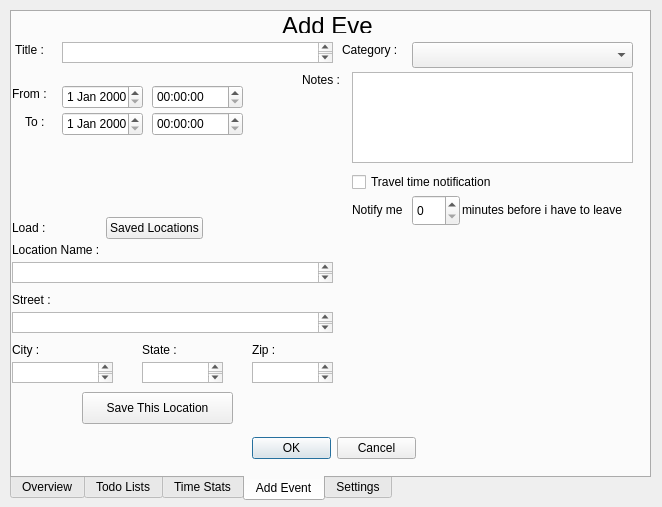
<?xml version="1.0" encoding="UTF-8"?>
<ui version="4.0">
 <class>mainWindowTabbed</class>
 <widget class="QDialog" name="mainWindowTabbed">
  <property name="geometry">
   <rect>
    <x>0</x>
    <y>0</y>
    <width>662</width>
    <height>507</height>
   </rect>
  </property>
  <property name="windowTitle">
   <string>Dialog</string>
  </property>
  <widget class="QTabWidget" name="tabWidget">
   <property name="geometry">
    <rect>
     <x>10</x>
     <y>10</y>
     <width>641</width>
     <height>491</height>
    </rect>
   </property>
   <property name="autoFillBackground">
    <bool>false</bool>
   </property>
   <property name="tabPosition">
    <enum>QTabWidget::South</enum>
   </property>
   <property name="tabShape">
    <enum>QTabWidget::Rounded</enum>
   </property>
   <property name="currentIndex">
    <number>3</number>
   </property>
   <property name="iconSize">
    <size>
     <width>16</width>
     <height>16</height>
    </size>
   </property>
   <property name="elideMode">
    <enum>Qt::ElideLeft</enum>
   </property>
   <property name="usesScrollButtons">
    <bool>false</bool>
   </property>
   <property name="documentMode">
    <bool>false</bool>
   </property>
   <property name="tabsClosable">
    <bool>false</bool>
   </property>
   <property name="movable">
    <bool>true</bool>
   </property>
   <property name="tabBarAutoHide">
    <bool>true</bool>
   </property>
   <widget class="QWidget" name="OverViewTab">
    <attribute name="title">
     <string>Overview</string>
    </attribute>
    <widget class="QCalendarWidget" name="calendarWidget">
     <property name="geometry">
      <rect>
       <x>0</x>
       <y>0</y>
       <width>631</width>
       <height>461</height>
      </rect>
     </property>
    </widget>
   </widget>
   <widget class="QWidget" name="TodoListsTab">
    <attribute name="title">
     <string>Todo Lists</string>
    </attribute>
    <widget class="QLabel" name="TodoList_PageTitile">
     <property name="geometry">
      <rect>
       <x>90</x>
       <y>0</y>
       <width>437</width>
       <height>22</height>
      </rect>
     </property>
     <property name="text">
      <string>&lt;html&gt;&lt;head/&gt;&lt;body&gt;&lt;p align=&quot;center&quot;&gt;&lt;span style=&quot; font-size:18pt;&quot;&gt;Todo Lists&lt;/span&gt;&lt;/p&gt;&lt;/body&gt;&lt;/html&gt;</string>
     </property>
    </widget>
    <widget class="QTabWidget" name="SelectTodoListTab">
     <property name="geometry">
      <rect>
       <x>0</x>
       <y>20</y>
       <width>431</width>
       <height>411</height>
      </rect>
     </property>
     <property name="currentIndex">
      <number>0</number>
     </property>
     <widget class="QWidget" name="DayTodoList">
      <attribute name="title">
       <string>Day</string>
      </attribute>
      <widget class="QListWidget" name="Day_TodoListViewWindow">
       <property name="geometry">
        <rect>
         <x>20</x>
         <y>12</y>
         <width>391</width>
         <height>331</height>
        </rect>
       </property>
      </widget>
      <widget class="QPushButton" name="Day_DeleteTaskButton">
       <property name="geometry">
        <rect>
         <x>20</x>
         <y>350</y>
         <width>161</width>
         <height>32</height>
        </rect>
       </property>
       <property name="text">
        <string>Delete selected task</string>
       </property>
      </widget>
      <widget class="QPushButton" name="Day_AddTaskButton">
       <property name="geometry">
        <rect>
         <x>320</x>
         <y>350</y>
         <width>91</width>
         <height>32</height>
        </rect>
       </property>
       <property name="text">
        <string>Add task</string>
       </property>
      </widget>
      <widget class="QPushButton" name="Day_UpdateTaskButton">
       <property name="geometry">
        <rect>
         <x>170</x>
         <y>350</y>
         <width>161</width>
         <height>32</height>
        </rect>
       </property>
       <property name="text">
        <string>Update selected task</string>
       </property>
      </widget>
     </widget>
     <widget class="QWidget" name="WeekTodoList">
      <attribute name="title">
       <string>Week</string>
      </attribute>
      <widget class="QPushButton" name="Week_UpdateTask">
       <property name="geometry">
        <rect>
         <x>170</x>
         <y>350</y>
         <width>161</width>
         <height>32</height>
        </rect>
       </property>
       <property name="text">
        <string>Update selected task</string>
       </property>
      </widget>
      <widget class="QListWidget" name="Week_TodoListViewWindow">
       <property name="geometry">
        <rect>
         <x>20</x>
         <y>12</y>
         <width>391</width>
         <height>331</height>
        </rect>
       </property>
      </widget>
      <widget class="QPushButton" name="Week_AddTask">
       <property name="geometry">
        <rect>
         <x>320</x>
         <y>350</y>
         <width>91</width>
         <height>32</height>
        </rect>
       </property>
       <property name="text">
        <string>Add task</string>
       </property>
      </widget>
      <widget class="QPushButton" name="Week_DeleteTask">
       <property name="geometry">
        <rect>
         <x>20</x>
         <y>350</y>
         <width>161</width>
         <height>32</height>
        </rect>
       </property>
       <property name="text">
        <string>Delete selected task</string>
       </property>
      </widget>
     </widget>
     <widget class="QWidget" name="MonthTodoList">
      <attribute name="title">
       <string>Month</string>
      </attribute>
      <widget class="QPushButton" name="Month_UpdateTask">
       <property name="geometry">
        <rect>
         <x>170</x>
         <y>350</y>
         <width>161</width>
         <height>32</height>
        </rect>
       </property>
       <property name="text">
        <string>Update selected task</string>
       </property>
      </widget>
      <widget class="QListWidget" name="Month_TodoListViewWindow">
       <property name="geometry">
        <rect>
         <x>20</x>
         <y>12</y>
         <width>391</width>
         <height>331</height>
        </rect>
       </property>
      </widget>
      <widget class="QPushButton" name="Month_AddTask">
       <property name="geometry">
        <rect>
         <x>320</x>
         <y>350</y>
         <width>91</width>
         <height>32</height>
        </rect>
       </property>
       <property name="text">
        <string>Add task</string>
       </property>
      </widget>
      <widget class="QPushButton" name="Month_DeleteTask">
       <property name="geometry">
        <rect>
         <x>20</x>
         <y>350</y>
         <width>161</width>
         <height>32</height>
        </rect>
       </property>
       <property name="text">
        <string>Delete selected task</string>
       </property>
      </widget>
     </widget>
    </widget>
    <widget class="QDialogButtonBox" name="TodoListAcceptDeclineButtons">
     <property name="geometry">
      <rect>
       <x>230</x>
       <y>430</y>
       <width>171</width>
       <height>32</height>
      </rect>
     </property>
     <property name="standardButtons">
      <set>QDialogButtonBox::Cancel|QDialogButtonBox::Ok</set>
     </property>
    </widget>
    <widget class="QLabel" name="TodoListJumpToDateLabel">
     <property name="geometry">
      <rect>
       <x>450</x>
       <y>30</y>
       <width>60</width>
       <height>16</height>
      </rect>
     </property>
     <property name="text">
      <string>Jump to :</string>
     </property>
    </widget>
    <widget class="QDateEdit" name="TodoListJumpToDateSelector">
     <property name="geometry">
      <rect>
       <x>510</x>
       <y>30</y>
       <width>110</width>
       <height>24</height>
      </rect>
     </property>
    </widget>
   </widget>
   <widget class="QWidget" name="TimeStatsTab">
    <attribute name="title">
     <string>Time Stats</string>
    </attribute>
   </widget>
   <widget class="QWidget" name="AddEventTab">
    <attribute name="title">
     <string>Add Event</string>
    </attribute>
    <widget class="QSpinBox" name="AddEvent_SelectorNotifyMeTime">
     <property name="geometry">
      <rect>
       <x>400</x>
       <y>183</y>
       <width>48</width>
       <height>31</height>
      </rect>
     </property>
    </widget>
    <widget class="QDateEdit" name="AddEvent_FromDateSelector">
     <property name="geometry">
      <rect>
       <x>50</x>
       <y>73</y>
       <width>81</width>
       <height>24</height>
      </rect>
     </property>
    </widget>
    <widget class="QLabel" name="AddEvent_CategoryLabel">
     <property name="geometry">
      <rect>
       <x>330</x>
       <y>30</y>
       <width>71</width>
       <height>16</height>
      </rect>
     </property>
     <property name="text">
      <string>Category :</string>
     </property>
    </widget>
    <widget class="QComboBox" name="AddEvent_CategorySelector">
     <property name="geometry">
      <rect>
       <x>400</x>
       <y>30</y>
       <width>221</width>
       <height>26</height>
      </rect>
     </property>
    </widget>
    <widget class="QTimeEdit" name="AddEvent_ToTimeSelector">
     <property name="geometry">
      <rect>
       <x>140</x>
       <y>100</y>
       <width>91</width>
       <height>24</height>
      </rect>
     </property>
    </widget>
    <widget class="QLabel" name="AddEvent_CityLabel">
     <property name="geometry">
      <rect>
       <x>0</x>
       <y>330</y>
       <width>60</width>
       <height>16</height>
      </rect>
     </property>
     <property name="text">
      <string>City :</string>
     </property>
    </widget>
    <widget class="QTextEdit" name="AddEvent_NoteTextSection">
     <property name="geometry">
      <rect>
       <x>340</x>
       <y>60</y>
       <width>281</width>
       <height>91</height>
      </rect>
     </property>
    </widget>
    <widget class="QLabel" name="AddEvent_NotifyMeLabelPt2">
     <property name="geometry">
      <rect>
       <x>450</x>
       <y>190</y>
       <width>191</width>
       <height>16</height>
      </rect>
     </property>
     <property name="text">
      <string>minutes before i have to leave</string>
     </property>
    </widget>
    <widget class="QTimeEdit" name="AddEvent_FromTimeSelector">
     <property name="geometry">
      <rect>
       <x>140</x>
       <y>73</y>
       <width>91</width>
       <height>24</height>
      </rect>
     </property>
    </widget>
    <widget class="QWidget" name="layoutWidget">
     <property name="geometry">
      <rect>
       <x>0</x>
       <y>70</y>
       <width>43</width>
       <height>51</height>
      </rect>
     </property>
     <layout class="QVBoxLayout" name="AddEvent_FromToDateLabels">
      <item>
       <widget class="QLabel" name="AddEvent_FromDateTimeLabel">
        <property name="text">
         <string>From :</string>
        </property>
       </widget>
      </item>
      <item>
       <widget class="QLabel" name="AddEvent_ToDateTimeLabel">
        <property name="text">
         <string>    To :</string>
        </property>
       </widget>
      </item>
     </layout>
    </widget>
    <widget class="QDialogButtonBox" name="AddEvent_AcceptDeclineButton">
     <property name="geometry">
      <rect>
       <x>240</x>
       <y>420</y>
       <width>164</width>
       <height>32</height>
      </rect>
     </property>
     <property name="standardButtons">
      <set>QDialogButtonBox::Cancel|QDialogButtonBox::Ok</set>
     </property>
    </widget>
    <widget class="QTextEdit" name="AddEvent_StateTextSection">
     <property name="geometry">
      <rect>
       <x>130</x>
       <y>350</y>
       <width>81</width>
       <height>21</height>
      </rect>
     </property>
    </widget>
    <widget class="QTextEdit" name="AddEvent_StreetNameTextSection">
     <property name="geometry">
      <rect>
       <x>0</x>
       <y>300</y>
       <width>321</width>
       <height>21</height>
      </rect>
     </property>
    </widget>
    <widget class="QLabel" name="AddEvent_Title">
     <property name="geometry">
      <rect>
       <x>270</x>
       <y>0</y>
       <width>91</width>
       <height>21</height>
      </rect>
     </property>
     <property name="text">
      <string>&lt;html&gt;&lt;head/&gt;&lt;body&gt;&lt;p&gt;&lt;span style=&quot; font-size:18pt;&quot;&gt;Add Event&lt;/span&gt;&lt;/p&gt;&lt;/body&gt;&lt;/html&gt;</string>
     </property>
    </widget>
    <widget class="QLabel" name="AddEvent_TitleLabel">
     <property name="geometry">
      <rect>
       <x>0</x>
       <y>30</y>
       <width>60</width>
       <height>16</height>
      </rect>
     </property>
     <property name="text">
      <string> Title :</string>
     </property>
    </widget>
    <widget class="QCheckBox" name="AddEvent_TravelTimeNotification">
     <property name="geometry">
      <rect>
       <x>340</x>
       <y>160</y>
       <width>161</width>
       <height>20</height>
      </rect>
     </property>
     <property name="text">
      <string>Travel time notification</string>
     </property>
    </widget>
    <widget class="QTextEdit" name="AddEvent_LocationNameTextSection">
     <property name="geometry">
      <rect>
       <x>0</x>
       <y>250</y>
       <width>321</width>
       <height>21</height>
      </rect>
     </property>
    </widget>
    <widget class="QLabel" name="AddEvent_LocationNameLabel">
     <property name="geometry">
      <rect>
       <x>0</x>
       <y>230</y>
       <width>101</width>
       <height>16</height>
      </rect>
     </property>
     <property name="text">
      <string>Location Name :</string>
     </property>
    </widget>
    <widget class="QLabel" name="AddEvent_NotifyMeLabelPt1">
     <property name="geometry">
      <rect>
       <x>340</x>
       <y>190</y>
       <width>60</width>
       <height>16</height>
      </rect>
     </property>
     <property name="text">
      <string>Notify me </string>
     </property>
    </widget>
    <widget class="QTextEdit" name="AddEvent_TitleTextSection">
     <property name="geometry">
      <rect>
       <x>50</x>
       <y>30</y>
       <width>271</width>
       <height>21</height>
      </rect>
     </property>
    </widget>
    <widget class="QTextEdit" name="AddEvent_ZipCodeTextSection">
     <property name="geometry">
      <rect>
       <x>240</x>
       <y>350</y>
       <width>81</width>
       <height>21</height>
      </rect>
     </property>
    </widget>
    <widget class="QLabel" name="AddEvent_ZipCodeLabel">
     <property name="geometry">
      <rect>
       <x>240</x>
       <y>330</y>
       <width>60</width>
       <height>16</height>
      </rect>
     </property>
     <property name="text">
      <string>Zip :</string>
     </property>
    </widget>
    <widget class="QDateEdit" name="AddEvent_ToDateSelector">
     <property name="geometry">
      <rect>
       <x>50</x>
       <y>100</y>
       <width>81</width>
       <height>24</height>
      </rect>
     </property>
    </widget>
    <widget class="QTextEdit" name="AddEvent_CityTextSection">
     <property name="geometry">
      <rect>
       <x>0</x>
       <y>350</y>
       <width>101</width>
       <height>21</height>
      </rect>
     </property>
    </widget>
    <widget class="QLabel" name="AddEvent_StreetNameLabel">
     <property name="geometry">
      <rect>
       <x>0</x>
       <y>280</y>
       <width>60</width>
       <height>16</height>
      </rect>
     </property>
     <property name="text">
      <string>Street :</string>
     </property>
    </widget>
    <widget class="QLabel" name="AddEvent_StateLabel">
     <property name="geometry">
      <rect>
       <x>130</x>
       <y>330</y>
       <width>60</width>
       <height>16</height>
      </rect>
     </property>
     <property name="text">
      <string>State :</string>
     </property>
    </widget>
    <widget class="QLabel" name="AddEvent_NotesLabel">
     <property name="geometry">
      <rect>
       <x>290</x>
       <y>60</y>
       <width>60</width>
       <height>16</height>
      </rect>
     </property>
     <property name="text">
      <string>Notes :</string>
     </property>
    </widget>
    <widget class="QPushButton" name="AddEvent_SaveThisLocationButton">
     <property name="geometry">
      <rect>
       <x>70</x>
       <y>380</y>
       <width>151</width>
       <height>32</height>
      </rect>
     </property>
     <property name="text">
      <string>Save This Location</string>
     </property>
    </widget>
    <widget class="QWidget" name="">
     <property name="geometry">
      <rect>
       <x>0</x>
       <y>200</y>
       <width>191</width>
       <height>32</height>
      </rect>
     </property>
     <layout class="QHBoxLayout" name="horizontalLayout">
      <item>
       <widget class="QLabel" name="AddEvent_LoadSavedLabel">
        <property name="text">
         <string>Load :</string>
        </property>
       </widget>
      </item>
      <item>
       <widget class="QPushButton" name="AddEvent_LoadSavedLocationButton">
        <property name="text">
         <string>Saved Locations</string>
        </property>
       </widget>
      </item>
     </layout>
    </widget>
   </widget>
   <widget class="QWidget" name="AppSettingsTab">
    <attribute name="title">
     <string>Settings</string>
    </attribute>
    <widget class="QLabel" name="label_29">
     <property name="geometry">
      <rect>
       <x>280</x>
       <y>0</y>
       <width>81</width>
       <height>21</height>
      </rect>
     </property>
     <property name="text">
      <string>App Settings</string>
     </property>
    </widget>
    <widget class="QLabel" name="label_30">
     <property name="geometry">
      <rect>
       <x>20</x>
       <y>40</y>
       <width>101</width>
       <height>16</height>
      </rect>
     </property>
     <property name="text">
      <string>Display Theme :</string>
     </property>
    </widget>
    <widget class="QComboBox" name="Settings_">
     <property name="geometry">
      <rect>
       <x>120</x>
       <y>40</y>
       <width>191</width>
       <height>26</height>
      </rect>
     </property>
    </widget>
    <widget class="QFontComboBox" name="fontComboBox">
     <property name="geometry">
      <rect>
       <x>100</x>
       <y>80</y>
       <width>211</width>
       <height>28</height>
      </rect>
     </property>
    </widget>
    <widget class="QLabel" name="label_31">
     <property name="geometry">
      <rect>
       <x>20</x>
       <y>80</y>
       <width>101</width>
       <height>16</height>
      </rect>
     </property>
     <property name="text">
      <string>Input Font :</string>
     </property>
    </widget>
    <widget class="QTextEdit" name="textEdit_15">
     <property name="geometry">
      <rect>
       <x>110</x>
       <y>120</y>
       <width>201</width>
       <height>41</height>
      </rect>
     </property>
    </widget>
    <widget class="QLabel" name="label_32">
     <property name="geometry">
      <rect>
       <x>20</x>
       <y>120</y>
       <width>101</width>
       <height>16</height>
      </rect>
     </property>
     <property name="text">
      <string>Font Preview :</string>
     </property>
    </widget>
    <widget class="QPushButton" name="pushButton_10">
     <property name="geometry">
      <rect>
       <x>270</x>
       <y>430</y>
       <width>113</width>
       <height>32</height>
      </rect>
     </property>
     <property name="text">
      <string>Apply</string>
     </property>
    </widget>
   </widget>
  </widget>
 </widget>
 <resources/>
 <connections>
  <connection>
   <sender>AddEvent_SaveThisLocationButton</sender>
   <signal>clicked()</signal>
   <receiver>AddEvent_LocationNameTextSection</receiver>
   <slot>copy()</slot>
   <hints>
    <hint type="sourcelabel">
     <x>137</x>
     <y>404</y>
    </hint>
    <hint type="destinationlabel">
     <x>83</x>
     <y>274</y>
    </hint>
   </hints>
  </connection>
  <connection>
   <sender>AddEvent_SaveThisLocationButton</sender>
   <signal>clicked()</signal>
   <receiver>AddEvent_StreetNameTextSection</receiver>
   <slot>copy()</slot>
   <hints>
    <hint type="sourcelabel">
     <x>129</x>
     <y>401</y>
    </hint>
    <hint type="destinationlabel">
     <x>129</x>
     <y>324</y>
    </hint>
   </hints>
  </connection>
  <connection>
   <sender>AddEvent_SaveThisLocationButton</sender>
   <signal>clicked()</signal>
   <receiver>AddEvent_CityTextSection</receiver>
   <slot>copy()</slot>
   <hints>
    <hint type="sourcelabel">
     <x>101</x>
     <y>405</y>
    </hint>
    <hint type="destinationlabel">
     <x>100</x>
     <y>378</y>
    </hint>
   </hints>
  </connection>
  <connection>
   <sender>AddEvent_SaveThisLocationButton</sender>
   <signal>clicked()</signal>
   <receiver>AddEvent_StateTextSection</receiver>
   <slot>copy()</slot>
   <hints>
    <hint type="sourcelabel">
     <x>174</x>
     <y>409</y>
    </hint>
    <hint type="destinationlabel">
     <x>172</x>
     <y>377</y>
    </hint>
   </hints>
  </connection>
  <connection>
   <sender>AddEvent_SaveThisLocationButton</sender>
   <signal>clicked()</signal>
   <receiver>AddEvent_ZipCodeTextSection</receiver>
   <slot>copy()</slot>
   <hints>
    <hint type="sourcelabel">
     <x>229</x>
     <y>408</y>
    </hint>
    <hint type="destinationlabel">
     <x>290</x>
     <y>375</y>
    </hint>
   </hints>
  </connection>
 </connections>
</ui>
